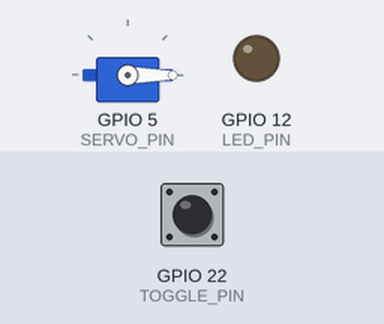
A sketch run on a simulated ESP32. Parts: servo, output pins drawn as LEDs (lit = HIGH). The inputs (shaded band) are chosen by the test bench; at power-on: GPIO 22 (TOGGLE_PIN) HIGH.

Above: at 4.2 s.
4.3 s: GPIO 22 (TOGGLE_PIN) pulsed LOW 2 times (0.12 s each, 0.3 s apart)
At 6.3 s:
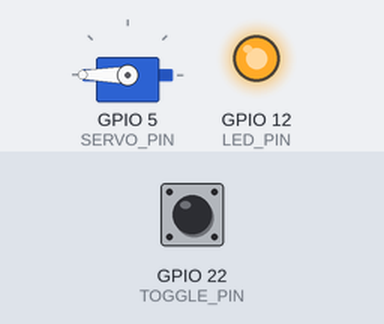
7.0 s: GPIO 22 (TOGGLE_PIN) driven LOW
At 7.5 s:
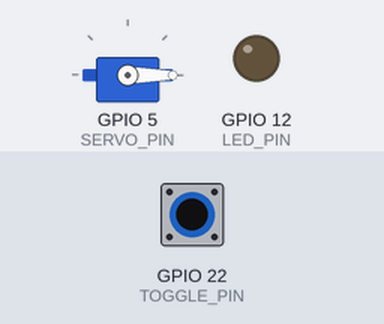
8.6 s: GPIO 22 (TOGGLE_PIN) driven HIGH
At 9.3 s:
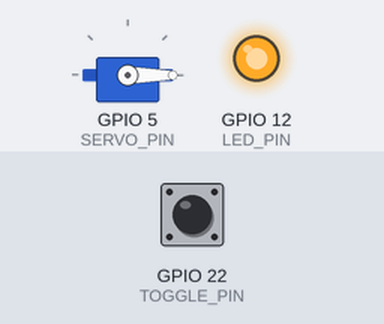
Timing chart, 0 to 11.6 s (numbered marks = the images above; inputs shaded):
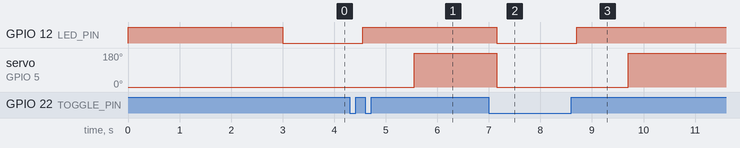

The sketch:

automatic_hikikomori.ino
```cpp
#include <Arduino.h>
#include <ESP32Servo.h>
#include <WiFi.h>
#include <esp_bt.h>
#include <esp_wifi.h>

// ピン定義
const int LED_PIN = 12;       // 外付けLEDのピン
const int SERVO_PIN = 5;    // サーボモータのピン
const int TOGGLE_PIN = 22;   // トグルスイッチのピン

// サーボの角度設定
const int SERVO_INIT_ANGLE = 0;    // 初期角度
const int SERVO_TARGET_ANGLE = 180; // 目標角度

// オブジェクト初期化
Servo myServo;

// 割り込み処理のための変数
volatile bool toggleState = false;
volatile bool toggleChanged = false;

// 割り込み処理：状態変化検知
void IRAM_ATTR toggleInterrupt() {
  toggleState = digitalRead(TOGGLE_PIN);
  toggleChanged = true;
}

void setup() {
  // ピン設定
  pinMode(LED_PIN, OUTPUT);
  pinMode(TOGGLE_PIN, INPUT_PULLUP);

  // 省電力設定
  // WiFiとBluetoothを完全に無効化
  WiFi.mode(WIFI_OFF);
  esp_wifi_stop();
  esp_wifi_deinit();

  btStop();
  esp_bt_controller_disable();

  // 初期化時の動作
  // LEDを点灯
  digitalWrite(LED_PIN, HIGH);

  // サーボ初期化
  myServo.attach(SERVO_PIN);
  myServo.write(SERVO_INIT_ANGLE);

  // 数秒間待機
  delay(3000);

  // LEDを消灯
  digitalWrite(LED_PIN, LOW);

  // 割り込み設定 - 初期化が終わった後に設定
  attachInterrupt(digitalPinToInterrupt(TOGGLE_PIN), toggleInterrupt, CHANGE);

  // 初期状態の読み込み
  toggleState = digitalRead(TOGGLE_PIN);
}

void loop() {
  // トグルスイッチの状態が変化した場合の処理
  if (toggleChanged) {
    // デバウンス処理のための短い遅延
    delay(50);
    // 状態を再確認（デバウンス対策）
    bool currentState = digitalRead(TOGGLE_PIN);
    if (currentState == toggleState) {  // 状態が安定している場合
      if (toggleState) {
        // スイッチがON
        digitalWrite(LED_PIN, HIGH);
        delay(1000);
        myServo.write(SERVO_TARGET_ANGLE);
      } else {
        // スイッチがOFF
        delay(50);
        myServo.write(SERVO_INIT_ANGLE);
        digitalWrite(LED_PIN, LOW);
      }
    }
    toggleChanged = false;
  }

  // 省電力化のためのライトスリープ
  // ESP32のライトスリープモードを使用
  delay(100);
}
```

Measured:
- after the input at 4.3 s, GPIO 12 (LED_PIN): LOW → HIGH after 0.25 s; servo on GPIO 5 (SERVO_PIN): 0° → 180° after 1.3 s
- after the input at 7.0 s, GPIO 12 (LED_PIN): HIGH → LOW after 0.15 s; servo on GPIO 5 (SERVO_PIN): 180° → 0° after 0.15 s
- after the input at 8.6 s, GPIO 12 (LED_PIN): LOW → HIGH after 0.10 s; servo on GPIO 5 (SERVO_PIN): 0° → 180° after 1.1 s
